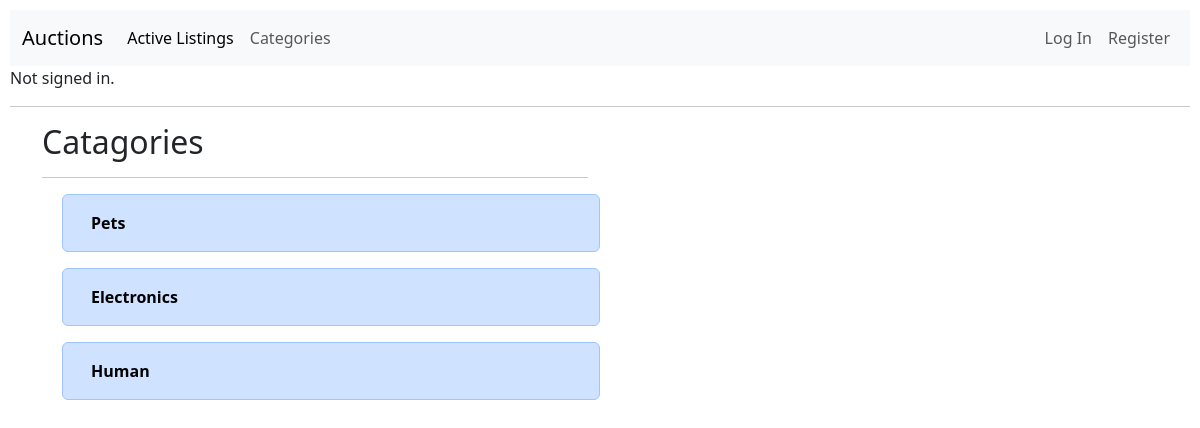
The page /category on the database its author committed.
### auctions/models.py (models this page shows, shortened)
class Auction_Listing(models.Model):
    seller = models.ForeignKey(
        User, on_delete=models.CASCADE, related_name="listed_by")
    title = models.CharField(max_length=64)
    description = models.TextField(max_length=500)
    starting_bid = models.PositiveIntegerField()
    image = models.URLField(blank=True)
    time = models.DateTimeField(auto_now=True)
    category = models.CharField(max_length=64, default="Unspecified!")
    price = models.PositiveIntegerField()

### auctions/views.py (the view)
# urls.py: path("category", views.category, name="category"),
def category(request):
    listings = Auction_Listing.objects.all()
    categories = []
    for cat in listings:
        if cat.category not in categories:
            categories.append(cat.category)
    return render(request, "auctions/categories.html", {
        "listings": categories
    })

### auctions/templates/auctions/categories.html
{% extends "auctions/layout.html"%}
{%block body%}
<div class="container ">
    <div class="row">
        <div class="col">
            <h2 class="mb-3">Catagories</h2>
            <hr>
            <ul>
                {%for listing in listings%}
                <div class="row mb-3 alert alert-primary cato">
                    <a class="cato" href="{%url 'view' listing %}">
                        <li>{{listing}}</li>
                    </a>
                </div>
                {%endfor%}
            </ul>
        </div>
        <div class="col">
        </div>
    </div>
</div>
{%endblock%}

### auctions/static/auctions/styles.css (style rules this page uses)
body { padding: 10px; }

### auctions/templates/auctions/layout.html (style rules this page uses)
.cato { text-decoration: none; font-weight: bold; color: black; list-style-type: none; }

### rows shown on the page
Auction_Listing: listings "Pets"
Auction_Listing: listings "Electronics"
Auction_Listing: listings "Human"
